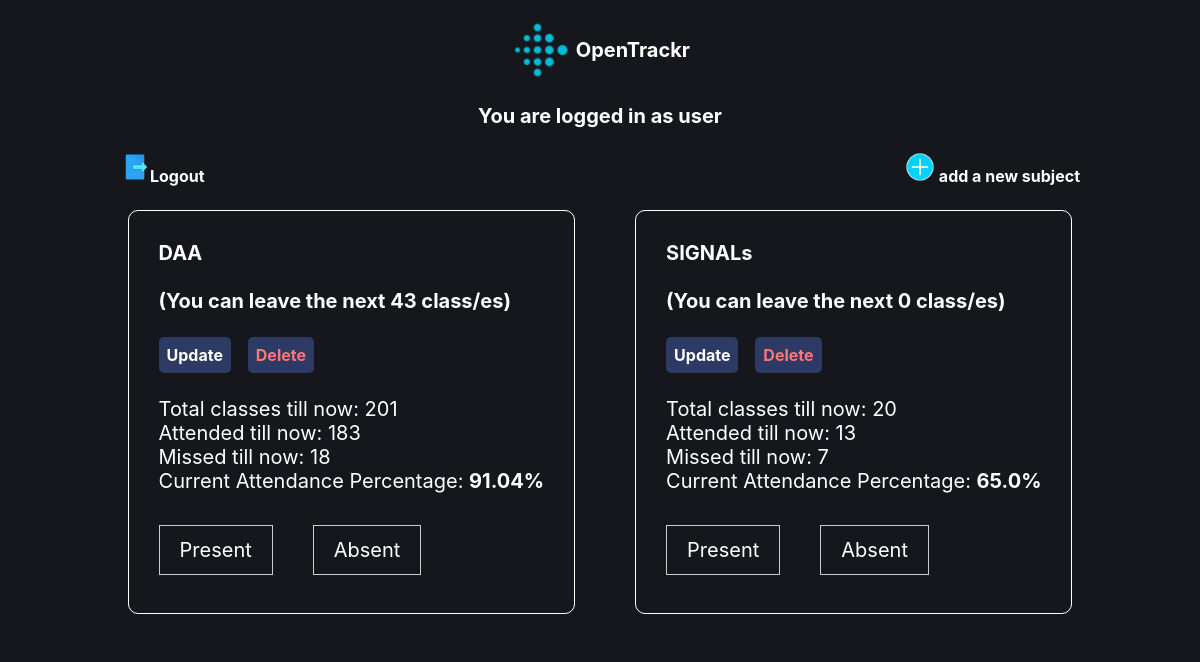
/ (signed in), run on an earlier commit of the app's database.
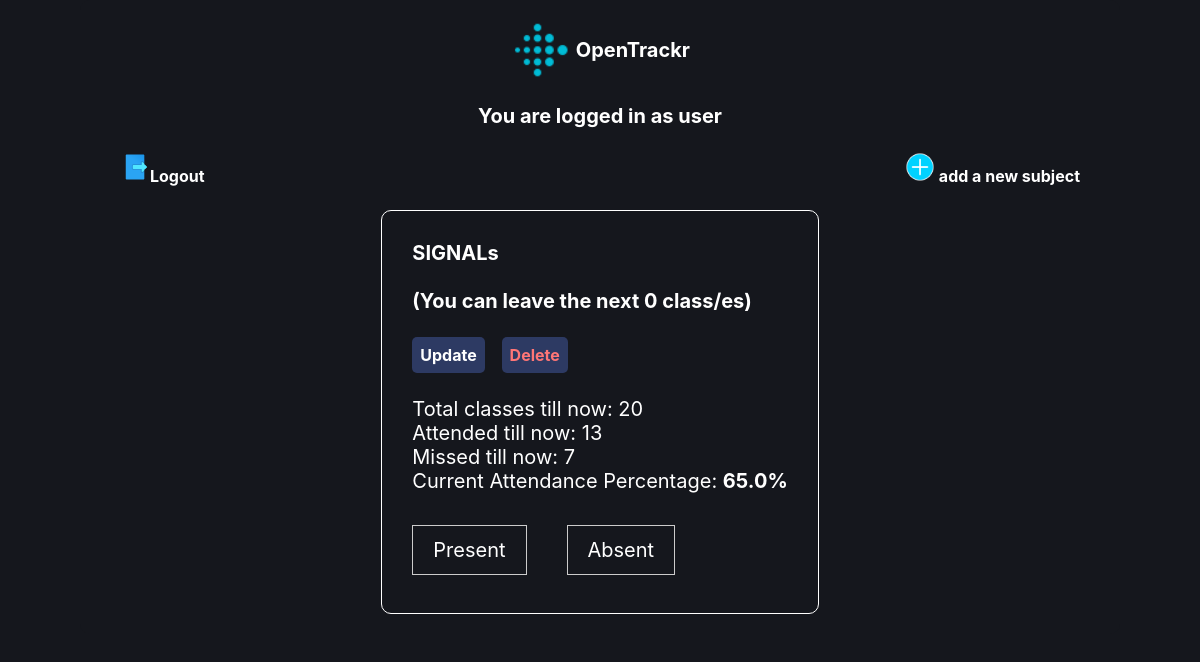
And on a later commit of the database.
### attendance/models.py (models this page shows, shortened)
class subject(models.Model):
    user=models.ForeignKey(User,on_delete=models.CASCADE,blank=True,null=True,related_name="user")
    sub_name = models.CharField(max_length=100)
    present=models.IntegerField(default=0)
    totalclasses=models.IntegerField(default=0)
    def absent(self):
        return self.totalclasses-self.present
    def att_perc(self):
        return round(self.present/self.totalclasses*100,2)
    def can_leave(self):
        c=0
        k=self.totalclasses+1
        while self.present/k>=0.75:
            c+=1
            k+=1
        return c

### attendance/views.py (the view)
# urls.py: path('', views.index, name='index'),
def index(request):
    if request.user.is_authenticated:
        return render(request, 'attendance/index.html',{
            'username':request.user.username,
            'subjects':subject.objects.filter(user=request.user),
        })
    return render(request, 'attendance/index.html')

### attendance/templates/attendance/index.html (shortened to what this page needs)
{% load static %}
<link rel="stylesheet" href="{% static 'css/main.css' %}">
{% if user.is_authenticated %}
    <link rel="stylesheet" href="{% static 'css/home.css' %}">
    <body>
        <div class="card">
            <div class="heading">
                <img src="{% static 'assets/logo.png' %}" width="60px">&nbsp;
                <h1>OpenTrackr</h1>
            </div>
            <br>
            {% block addsubject %}
                <h1>You are logged in as {{ username }}</h1>
                <br>
                <div class="userops">
                    <a href="{% url 'logout' %}"><img src="{% static 'assets/logout.gif' %}" width="30px">Logout</a>
                    <a href="{% url 'addsub' %}"><img src="{% static 'assets/add.png' %}" width="30px">&nbsp;add a new subject</a>
                </div>
                <br>
                <div class="wrap-container">
                    {% for i in subjects %}
                        <div class="subject-card">
                            <h4>{{ i.sub_name }}<br><br>(You can leave the next {{ i.can_leave }} class/es)</h4>
                            <br>
                            <div class="subjectops">
                                <a href="{% url 'updateatt' id=i.id %}">Update</a>
                                <a href="{% url 'delatt' id=i.id %}" style="color: rgb(255, 118, 118);">Delete</a>
                            </div>
                            <br>
                            <p>Total classes till now: {{ i.totalclasses }}</p>
                            <p>Attended till now: {{ i.present }}</p>
                            <p>Missed till now: {{ i.absent }}</p>
                            <p>Current Attendance Percentage: <strong>{{ i.att_perc }}%</strong></p>
                            <br>
                            <div class="mark-ops">
                                <a href="{% url 'incatt' id=i.id %}"><button class="submitbtn">Present</button></a>
                                <a href="{% url 'decatt' id=i.id %}"><button class="submitbtn">Absent</button></a>
                            </div>
                        </div>
                    {% endfor %}
                </div>
            {% endblock addsubject %}
        </div>
    </body>
{% endif %}

What changed in the data, as far as the page shows it:
removed subject: sub_name "DAA", can_leave "43", totalclasses "201", present "183", absent "18", att_perc "91.04"
